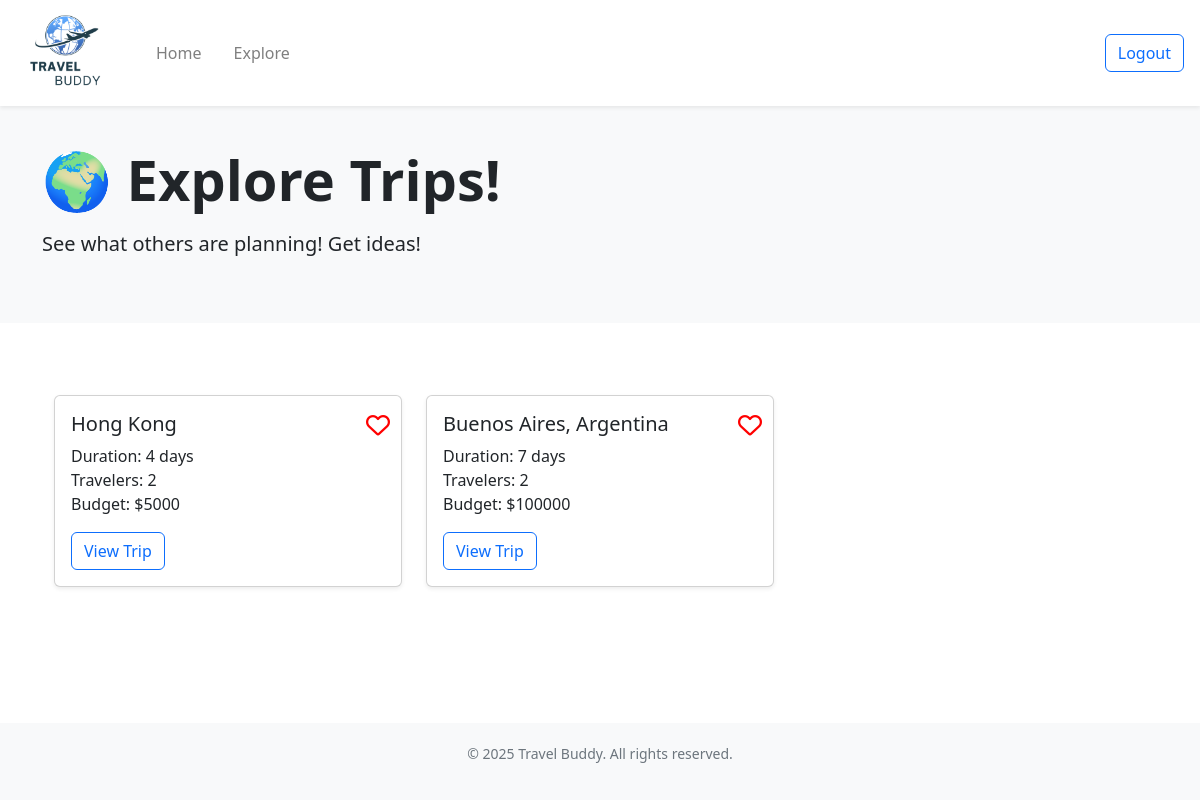
The page /explore/ (signed in) on the database as committed earlier.
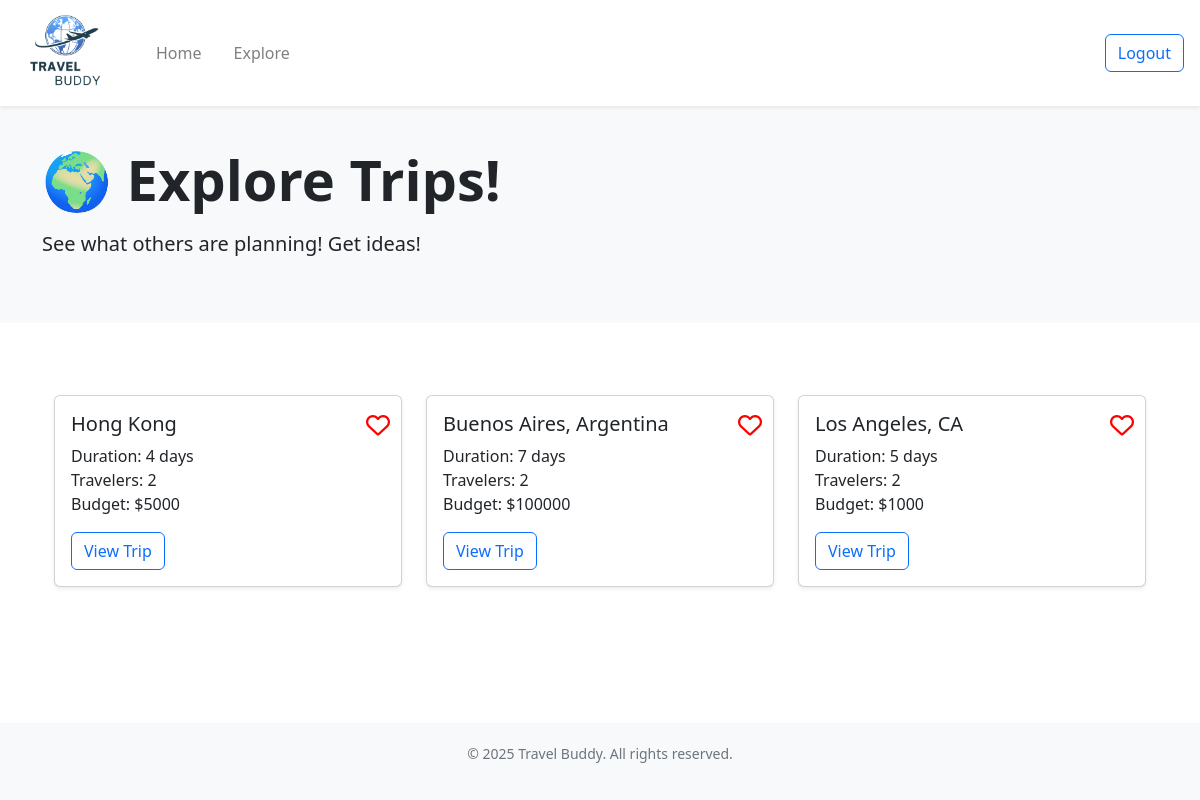
The same page on the database as committed later.
### website/models.py (models this page shows)
class Trip(db.Model):
    __tablename__ = 'trip'
    id = db.Column(db.Integer, primary_key=True)
    destination = db.Column(db.String(200), nullable=False)
    start_date = db.Column(db.Date, nullable=False)
    end_date = db.Column(db.Date, nullable=False)
    travelers = db.Column(db.Integer)
    budget = db.Column(db.Integer)
    public = db.Column(db.Boolean, default=False)  # for sharing on explore page (False = private, True = public)
    starred = db.Column(db.Boolean, default=False)
    user_id = db.Column(db.Integer, db.ForeignKey('user.id'))           # each trip belongs to a user
    flights = db.relationship('Flight', backref='trip', cascade="all, delete-orphan")
    hotels = db.relationship('Hotel', backref='trip', cascade="all, delete-orphan")
    activities = db.relationship('Activity', backref='trip', cascade="all, delete-orphan")
    bookings = db.relationship('Booking', backref='trip', cascade="all, delete-orphan")

### website/views.py (the view)
@views.route('/explore/')
def explore():
    public_trips = Trip.query.filter(Trip.public==True, Trip.user_id != current_user.id).all()
    favorites = {fav.trip_id for fav in Favorites.query.filter_by(user_id=current_user.id).all()}
    for trip in public_trips:
        trip.liked = trip.id in favorites
    return render_template("explore.html", user=current_user, trips=public_trips, favorites=favorites)

### website/__init__.py (called while the page is built)
def create_app():
    app = Flask(__name__)
    app.config['SECRET_KEY'] = 'asdfa asdfa'
    app.config['SQLALCHEMY_DATABASE_URI'] = f'sqlite:///{DB_NAME}'
    app.config['DATABASE'] = os.path.join(app.instance_path, DB_NAME)
    db.init_app(app)
    from .views import views
    from .auth import auth
    app.register_blueprint(views, url_prefix='/')
    app.register_blueprint(auth, url_prefix='/')
    from .models import User
    with app.app_context():
        if not path.exists(DB_NAME):
            db.create_all()
            print("Database created successfully")
    login_manager = LoginManager()
    login_manager.login_view = 'auth.login'
    login_manager.init_app(app)
    @login_manager.user_loader
    def load_user(id):
        return User.query.get(int(id))
    return app

### website/templates/explore.html (shortened to what this page needs)
<!DOCTYPE html>
<html>
  <head>
    <link rel="stylesheet" href="https://stackpath.bootstrapcdn.com/bootstrap/4.4.1/css/bootstrap.min.css" />
    <link href="https://cdn.jsdelivr.net/npm/bootstrap-icons/font/bootstrap-icons.css" rel="stylesheet" />
    <link rel="stylesheet" href="https://stackpath.bootstrapcdn.com/font-awesome/4.7.0/css/font-awesome.min.css" />
    <link href="https://cdn.jsdelivr.net/npm/bootstrap@5.3.3/dist/css/bootstrap.min.css" rel="stylesheet" />
    <link href="https://cdnjs.cloudflare.com/ajax/libs/font-awesome/6.4.0/css/all.min.css" rel="stylesheet" />
  </head>
  <body class="min-vh-100 d-flex flex-column">
    <nav class="navbar navbar-expand-lg navbar-light bg-white shadow-sm">
      <a class="navbar-brand ms-3" href="/home">
        <img src="{{ url_for('static', filename='images/logo.png') }}" class="d-inline-block align-top logo-nav" />
      </a>
      <div class="collapse navbar-collapse" id="navbar">
        <ul class="navbar-nav">
          <li class="nav-item">
            <a class="nav-link ms-3" href="/home">Home</a>
          </li>
          <li class="nav-item">
            <a class="nav-link ms-3" href="/explore">Explore</a>
          </li>
        </ul>
        <br />
        <ul class="navbar-nav ms-auto">
          <li class="nav-item">
            <a class="btn btn-outline-primary ms-3 me-3" id="logout" href="/" role="button">Logout</a>
          </li>
        </ul>
      </div>
    </nav>
    <section class="hero">
      <div class="container">
        <h1 class="display-4 font-weight-bold">🌍 Explore Trips!</h1>
        <p class="lead mt-3 mb-4">See what others are planning! Get ideas!</p>
      </div>
    </section>
    <section class="container my-5">
      {% block content %}
      <div class="container my-4">
        {% if trips %}
        <div class="row">
          {% for trip in trips %}
          <div class="col-md-4 mb-3">
            <div class="card shadow-sm">
              <button class="like-btn btn btn-link p-0 position-absolute" data-trip-id="{{ trip.id }}" style="top: 10px; right: 10px; z-index: 10; font-size: 1.5rem; color: red">
                <i class="{% if trip.liked %}fas{% else %}far{% endif %} fa-heart"></i>
              </button>
              <div class="card-body">
                <h5 class="card-title">{{ trip.destination }}</h5>
                <p class="card-text">
                  Duration: {{ (trip.end_date - trip.start_date).days + 1 }} day{{ 's' if (trip.end_date - trip.start_date).days + 1 != 1 else '' }}<br />
                  Travelers: {{ trip.travelers }}<br />
                  Budget: ${{ trip.budget }}
                </p>
                <a href="{{ url_for('views.explore_plan', trip_id=trip.id) }}" class="btn btn-outline-primary">View Trip</a>
              </div>
            </div>
          </div>
          {% endfor %}
        </div>
        {% else %}
        <p>No public trips found.</p>
        {% endif %}
      </div>
      {% endblock %}
    </section>
    <footer class="footer mt-auto">
      <div class="container">
        <p>© 2025 Travel Buddy. All rights reserved.</p>
      </div>
    </footer>
  </body>
</html>

Rows that differ between the two databases and show on the page:
added Trip: destination "Los Angeles, CA", (trip.end_date-trip.start_date).days+1 "5", end_date+start_date "s", travelers "2", budget "1000"
